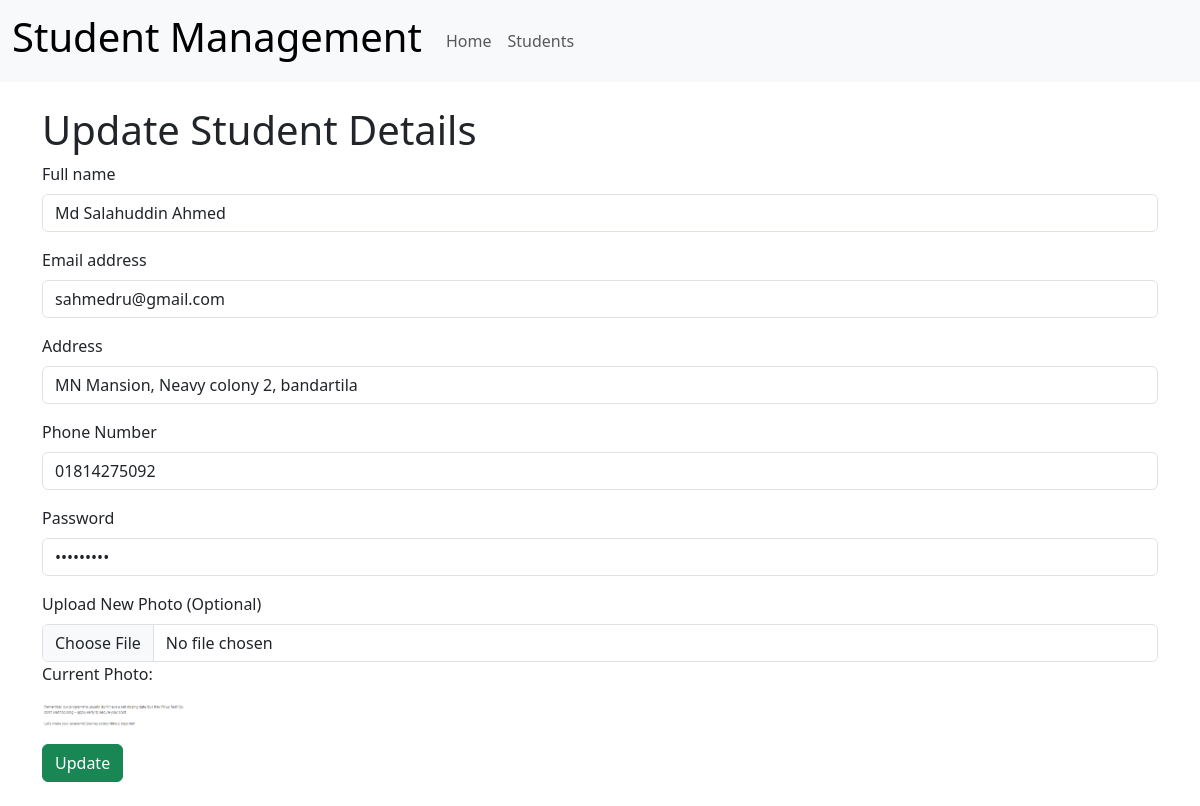
Page /update_student/1/ on the committed database.
### students/models.py (models this page shows, shortened)
class Students(models.Model):
    name = models.CharField(max_length=100, null=False)
    email = models.EmailField(max_length=50, null=False)
    address = models.CharField(max_length=100, null=False)
    phone = models.CharField(max_length=15, null=False)
    password = models.CharField(max_length=20, null=False)
    photo = models.ImageField(upload_to= 'photos/', default=None, blank=True)

### students/views.py (the view, shortened to what this page needs)
# urls.py: path('update_student/<int:id>/', views.update_students, name='update_student'),
def update_students(request, id):
    student = models.Students.objects.get(id=id)
    return render(request, 'update_student.html', {'student': student})

### students/templates/update_student.html (shortened to what this page needs)
{% extends 'base.html' %}
{% block content %}
  <form class="container" method="POST" enctype="multipart/form-data">
    <h1> Update Student Details </h1>
    <div class="mb-3">
        <label for="Fullname" class="form-label">Full name</label>
        <input type="text" class="form-control" id="Fullname" name="name" value="{{ student.name }}" required>
    </div>
    <div class="mb-3">
      <label for="exampleInputEmail1" class="form-label">Email address</label>
      <input type="email" class="form-control" id="exampleInputEmail1" name="email" value="{{ student.email }}" required>
    </div>
    <div class="mb-3">
        <label for="address" class="form-label">Address</label>
        <input type="text" class="form-control" id="address" name="address" value="{{ student.address }}" required>
    </div>
    <div class="mb-3">
        <label for="phone" class="form-label">Phone Number</label>
        <input type="tel" class="form-control" id="phone" name="phone" value="{{ student.phone }}" required>
    </div>
    <div class="mb-3">
      <label for="exampleInputPassword1" class="form-label">Password</label>
      <input type="password" class="form-control" id="exampleInputPassword1" name="password" value="{{ student.password }}" required>
    </div>
    <div class="mb-3">
      <label for="formFile" class="form-label">Upload New Photo (Optional)</label>
      <input class="form-control" type="file" id="formFile" name="photo">
      {% if student.photo %}
        <p>Current Photo:</p>
        <img src="{{ student.photo.url }}" alt="Student Photo" width="150">
      {% endif %}
    </div>
    <button type="submit" class="btn btn-success">Update</button>
  </form>
{% endblock %}

### rows in the picture
Students: name "Md Salahuddin Ahmed", email "sahmedru@gmail.com", address "MN Mansion, Neavy colony 2, bandartila", phone "01814275092", photo (picture)
